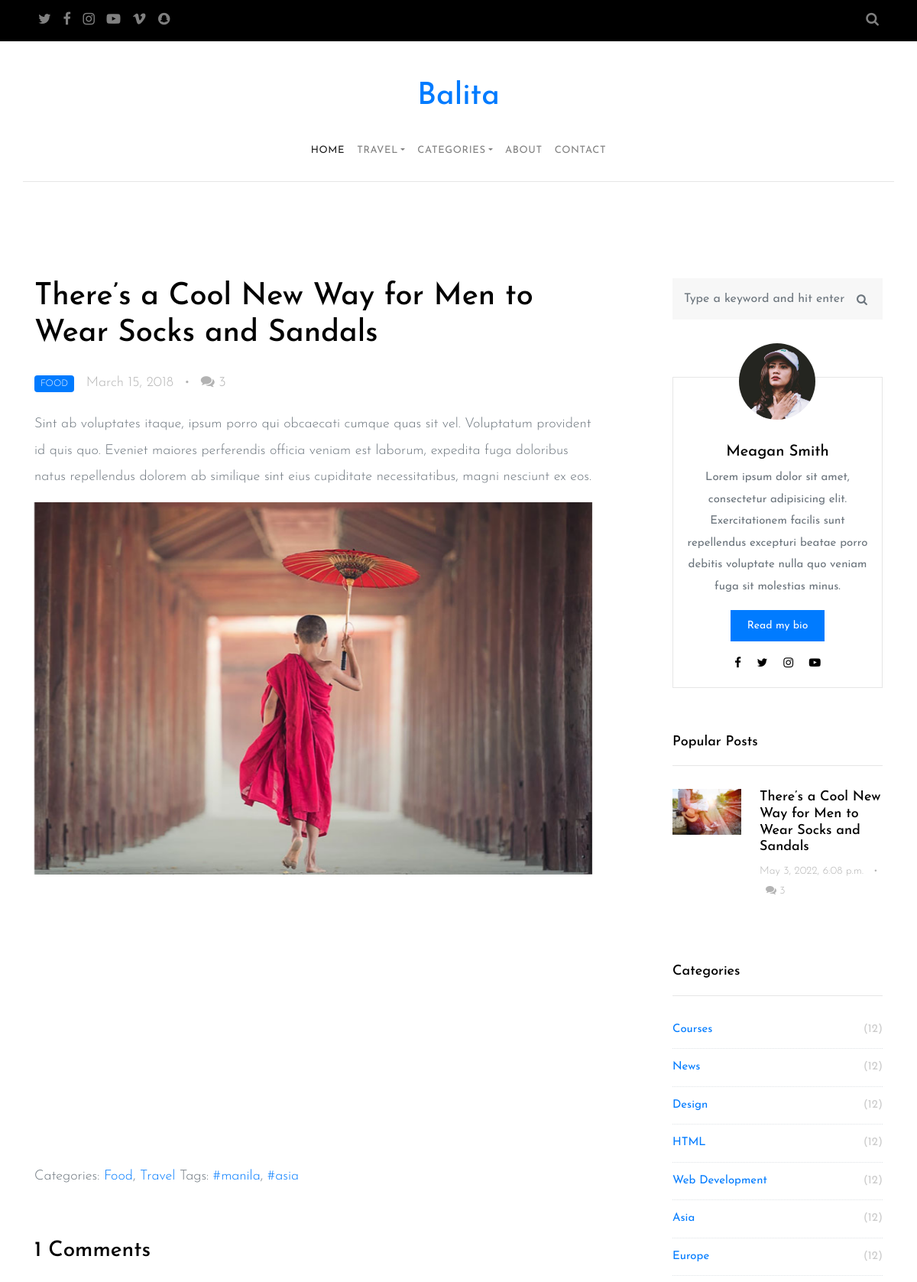
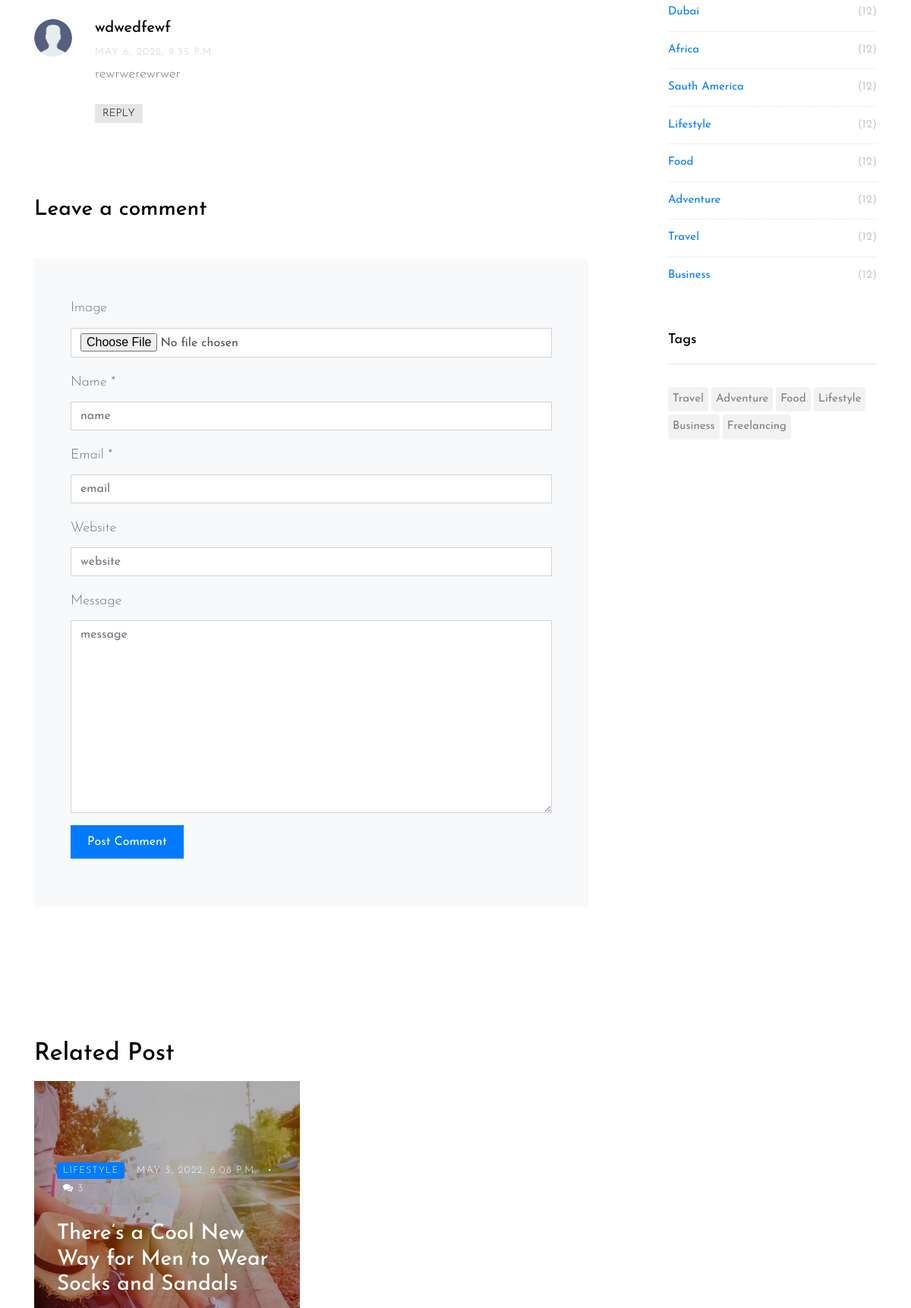
Screenshot of /detail/theres-a-cool-new-way-for-men-to-wear-socks-and-sa/ (upper part) with the database file from the repository (2 pictures, top to bottom).
### posts/models.py (models this page shows, shortened)
class Comment(models.Model):
    post = models.ForeignKey(Post, on_delete=models.CASCADE)
    image = models.ImageField(upload_to='comments', null=True, blank=True)
    name = models.CharField(max_length=221)
    email = models.EmailField()
    website = models.URLField(null=True, blank=True)
    message = models.TextField()
    created_at = models.DateTimeField(auto_now_add=True)

class Post(models.Model):
    title = models.CharField(max_length=221)
    category = models.ForeignKey(Category, on_delete=models.CASCADE)
    slug = models.SlugField(unique=True)
    image = models.ImageField(upload_to='posts')
    content = models.TextField(null=True, blank=True)
    tag = models.ManyToManyField(Tag, blank=True)
    updated_at = models.DateTimeField(auto_now=True)
    created_at = models.DateTimeField(auto_now_add=True)

class Category(models.Model):
    category = models.CharField(max_length=221)
    def __str__(self):
        return self.category

class Tag(models.Model):
    tag = models.CharField(max_length=221)
    def __str__(self):
        return self.tag

### posts/views.py (the view, shortened to what this page needs)
# urls.py: path('detail/<slug:slug>/', post_detail_view, name='detail'),
def post_detail_view(request, slug):
    form = CreateCommentForm()
    post = get_object_or_404(Post, slug=slug)
    last_3_posts = Post.objects.order_by('-id')[:3]
    categories = Category.objects.all()
    tags = Tag.objects.all()
    comments = Comment.objects.filter(post__slug=slug).order_by('-id')
    context = {
        'object': post,
        'last_3_posts': last_3_posts,
        'categories': categories,
        'tags': tags,
        'comments': comments,
        'form': form,
    }
    return render(request, 'posts/detail.html', context)

### posts/forms.py
class CreateCommentForm(forms.ModelForm):
    class Meta:
        model = Comment
        fields = '__all__'
        exclude = ['post']
    def __init__(self, *args, **kwargs):
        super(CreateCommentForm, self).__init__(*args, **kwargs)
        for field_name, field in self.fields.items():
            field.widget.attrs['class'] = 'form-control'
            field.widget.attrs['placeholder'] = field_name

### templates/posts/detail.html (shortened to what this page needs)
{% extends 'base.html' %}
{% load static %}
{% block content %}
    <header role="banner">
        <div class="top-bar">
            <div class="container">
                <div class="row">
                    <div class="col-9 social">
                        <a href="#"><span class="fa fa-twitter"></span></a>
                        <a href="#"><span class="fa fa-facebook"></span></a>
                        <a href="#"><span class="fa fa-instagram"></span></a>
                        <a href="#"><span class="fa fa-youtube-play"></span></a>
                        <a href="#"><span class="fa fa-vimeo"></span></a>
                        <a href="#"><span class="fa fa-snapchat"></span></a>
                    </div>
                    <div class="col-3 search-icon">
                        <a href="#"><span class="fa fa-search"></span></a>
                    </div>
                </div>
            </div>
        </div>
        <div class="container logo-wrap">
            <div class="row pt-5">
                <div class="col-12 text-center">
                    <h1><a href="index-2.html">Balita</a></h1>
                </div>
            </div>
        </div>
        <nav class="navbar navbar-expand-md  navbar-light bg-light">
            <div class="container">
                <div class="collapse navbar-collapse" id="navbarMenu">
                    <ul class="navbar-nav mx-auto">
                        <li class="nav-item">
                            <a class="nav-link active" href="index-2.html">Home</a>
                        </li>
                        <li class="nav-item dropdown">
                            <a class="nav-link dropdown-toggle" href="category.html" id="dropdown04"
                               data-toggle="dropdown"
                               aria-haspopup="true" aria-expanded="false">Travel</a>
                        </li>
                        <li class="nav-item dropdown">
                            <a class="nav-link dropdown-toggle" href="category.html" id="dropdown05"
                               data-toggle="dropdown"
                               aria-haspopup="true" aria-expanded="false">Categories</a>
                        </li>
                        <li class="nav-item">
                            <a class="nav-link" href="about.html">About</a>
                        </li>
                        <li class="nav-item">
                            <a class="nav-link" href="contact.html">Contact</a>
                        </li>
                    </ul>
                </div>
            </div>
        </nav>
    </header>
    <section class="site-section py-lg">
        <div class="container">
            <div class="row blog-entries">
                <div class="col-md-12 col-lg-8 main-content">
                    <h1 class="mb-4">There’s a Cool New Way for Men to Wear Socks and Sandals</h1>
                    <div class="post-meta">
                        <span class="category">Food</span>
                        <span class="mr-2">March 15, 2018 </span> &bullet;
                        <span class="ml-2"><span class="fa fa-comments"></span> 3</span>
                    </div>
                    <div class="post-content-body">
                        <p>Sint ab voluptates itaque, ipsum porro qui obcaecati cumque quas sit vel. Voluptatum
                            provident id
                            quis quo. Eveniet maiores perferendis officia veniam est laborum, expedita fuga doloribus
                            natus
                            repellendus dolorem ab similique sint eius cupiditate necessitatibus, magni nesciunt ex
                            eos.</p>
                        <div class="row mb-5">
                            <div class="col-md-12 mb-4 element-animate">
                                <img src="{% static 'images/img_7.jpg' %}" alt="Image placeholder" class="img-fluid">
                            </div>
                        </div>
                    </div>
                    <div class="pt-5">
                        <p>Categories: <a href="#">Food</a>, <a href="#">Travel</a> Tags: <a href="#">#manila</a>, <a
                                href="#">#asia</a></p>
                    </div>
                    <div class="pt-5" id="comments">
                        <h3 class="mb-5">{{ comments.count }} Comments</h3>
                        <ul class="comment-list">
                            {% for comment in comments %}
                                <li class="comment">
                                <div class="vcard">
                                    {% if comment.image %}
                                        <img src="{{ comment.image.url }}" alt="Image placeholder">
                                    {% else %}
                                        <img src="{% static 'images/user.png' %}" alt="Image placeholder">
                                    {% endif %}
                                </div>
                                <div class="comment-body">
                                    <h3>{{ comment.name }}</h3>
                                    <div class="meta">{{ comment.created_at }}</div>
                                    <p>{{ comment.message }}</p>
                                    <p><a href="#" class="reply">Reply</a></p>
                                </div>
                            </li>
                            {% endfor %}
                        </ul>
                        <div class="comment-form-wrap pt-5">
                            <h3 class="mb-5">Leave a comment</h3>
                            <form method="post" class="p-5 bg-light" enctype="multipart/form-data">
                                <div class="form-group">
                                    <label for="website">Image</label>
                                    {{ form.image }}
                                </div>
                                <div class="form-group">
                                    <label for="name">Name *</label>
                                    {{ form.name }}
                                </div>
                                <div class="form-group">
                                    <label for="email">Email *</label>
                                    {{ form.email }}
                                </div>
                                <div class="form-group">
                                    <label for="website">Website</label>
                                    {{ form.website }}
                                </div>
                                <div class="form-group">
                                    <label for="message">Message</label>
                                    {{ form.message }}
                                </div>
                                <div class="form-group">
                                    <input type="submit" value="Post Comment" class="btn btn-primary">
                                </div>
                            </form>
                        </div>
                    </div>
                </div>
                <div class="col-md-12 col-lg-4 sidebar">
                    <div class="sidebar-box search-form-wrap">
                        <form action="#" class="search-form">
                            <div class="form-group">
                                <span class="icon fa fa-search"></span>
                                <input type="text" class="form-control" id="s"
                                       placeholder="Type a keyword and hit enter">
                            </div>
                        </form>
                    </div>
                    <div class="sidebar-box">
                        <div class="bio text-center">
                            <img src="{% static 'images/xperson_1.jpg.pagespeed.ic.n01-szf7gg.jpg' %}"
                                 alt="Image Placeholder"
                                 class="img-fluid">
                            <div class="bio-body">
                                <h2>Meagan Smith</h2>
                                <p>Lorem ipsum dolor sit amet, consectetur adipisicing elit. Exercitationem facilis sunt
                                    repellendus excepturi beatae porro debitis voluptate nulla quo veniam fuga sit
                                    molestias
                                    minus.</p>
                                <p><a href="#" class="btn btn-primary btn-sm">Read my bio</a></p>
                                <p class="social">
                                    <a href="#" class="p-2"><span class="fa fa-facebook"></span></a>
                                    <a href="#" class="p-2"><span class="fa fa-twitter"></span></a>
                                    <a href="#" class="p-2"><span class="fa fa-instagram"></span></a>
                                    <a href="#" class="p-2"><span class="fa fa-youtube-play"></span></a>
                                </p>
                            </div>
                        </div>
                    </div>
                    <div class="sidebar-box">
                        <h3 class="heading">Popular Posts</h3>
                        {% for last_3_post in last_3_posts %}
                            <div class="post-entry-sidebar">
                            <ul>
                                <li>
                                    <a href="{% url 'detail' last_3_post.slug %}">
                                        <img src="{{ last_3_post.image.url }}"
                                             alt="Image placeholder"
                                             class="mr-4">
                                        <div class="text">
                                            <h4>{{ last_3_post.title }}</h4>
                                            <div class="post-meta">
                                                <span class="mr-2">{{ last_3_post.created_at }}</span> &bullet;
                                                <span class="ml-2"><span class="fa fa-comments"></span> 3</span>
                                            </div>
                                        </div>
                                    </a>
                                </li>
                            </ul>
                        </div>
                        {% endfor %}
                    </div>
                    <div class="sidebar-box">
                        <h3 class="heading">Categories</h3>
                        <ul class="categories">
                            {% for category in categories %}
                                <li><a href="#">{{ category }}<span>(12)</span></a></li>
                            {% endfor %}
                        </ul>
                    </div>
                    <div class="sidebar-box">
                        <h3 class="heading">Tags</h3>
                        <ul class="tags">
                            {% for tag in tags %}
                                <li><a href="#">{{ tag }}</a></li>
                            {% endfor %}
                        </ul>
                    </div>
                </div>
            </div>
        </div>
    </section>
    <section class="py-5">
        <div class="container">
            <div class="row">
                <div class="col-md-12">
                    <h2 class="mb-3 ">Related Post</h2>
                </div>
            </div>
            <div class="row">
                {% for last_3_post in last_3_posts %}
                    <div class="col-md-6 col-lg-4">
                    <a href="#" class="a-block d-flex align-items-center height-md"
                       style="background-image:url({{ last_3_post.image.url }})">
                        <div class="text">
                            <div class="post-meta">
                                <span class="category">{{ last_3_post.category }}</span>
                                <span class="mr-2">{{ last_3_post.created_at }}</span> &bullet;
                                <span class="ml-2"><span class="fa fa-comments"></span> 3</span>
                            </div>
                            <h3>{{ last_3_post.title }}</h3>
                        </div>
                    </a>
                </div>
                {% endfor %}
            </div>
        </div>
    </section>
{% endblock %}

### rows the page displays
Comment: name "wdwedfewf", created_at "MAY 6, 2022, 9:35 P.M.", message "rewrwerewrwer"
Post: image (picture), title "There’s a Cool New Way for Men to Wear Socks and Sandals", created_at "May 3, 2022, 6:08 p.m.", category "LIFESTYLE", created_at "MAY 3, 2022, 6:08 P.M."
Category: category "Courses"
Category: category "News"
Category: category "Design"
Category: category "HTML"
Category: category "Web Development"
Category: category "Asia"
Category: category "Europe"
Category: category "Dubai"
Category: category "Africa"
Category: category "Sauth America"
Category: category "Lifestyle"
Category: category "Food"
Category: category "Adventure"
Category: category "Travel"
Category: category "Business"
Tag: tag "Travel"
Tag: tag "Adventure"
Tag: tag "Food"
Tag: tag "Lifestyle"
Tag: tag "Business"
Tag: tag "Freelancing"

### other values shown
{{ comments.count }} "1"
